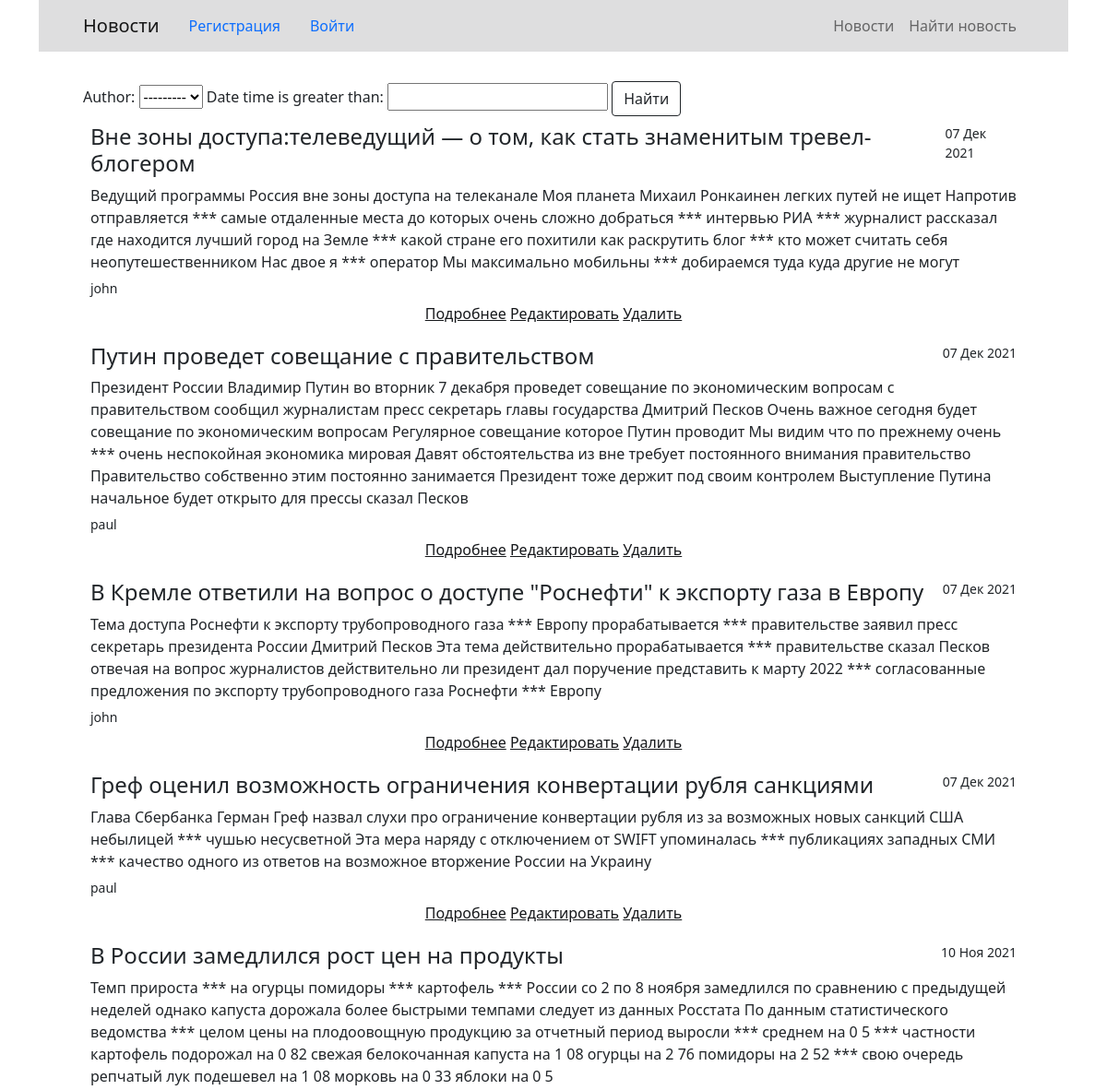
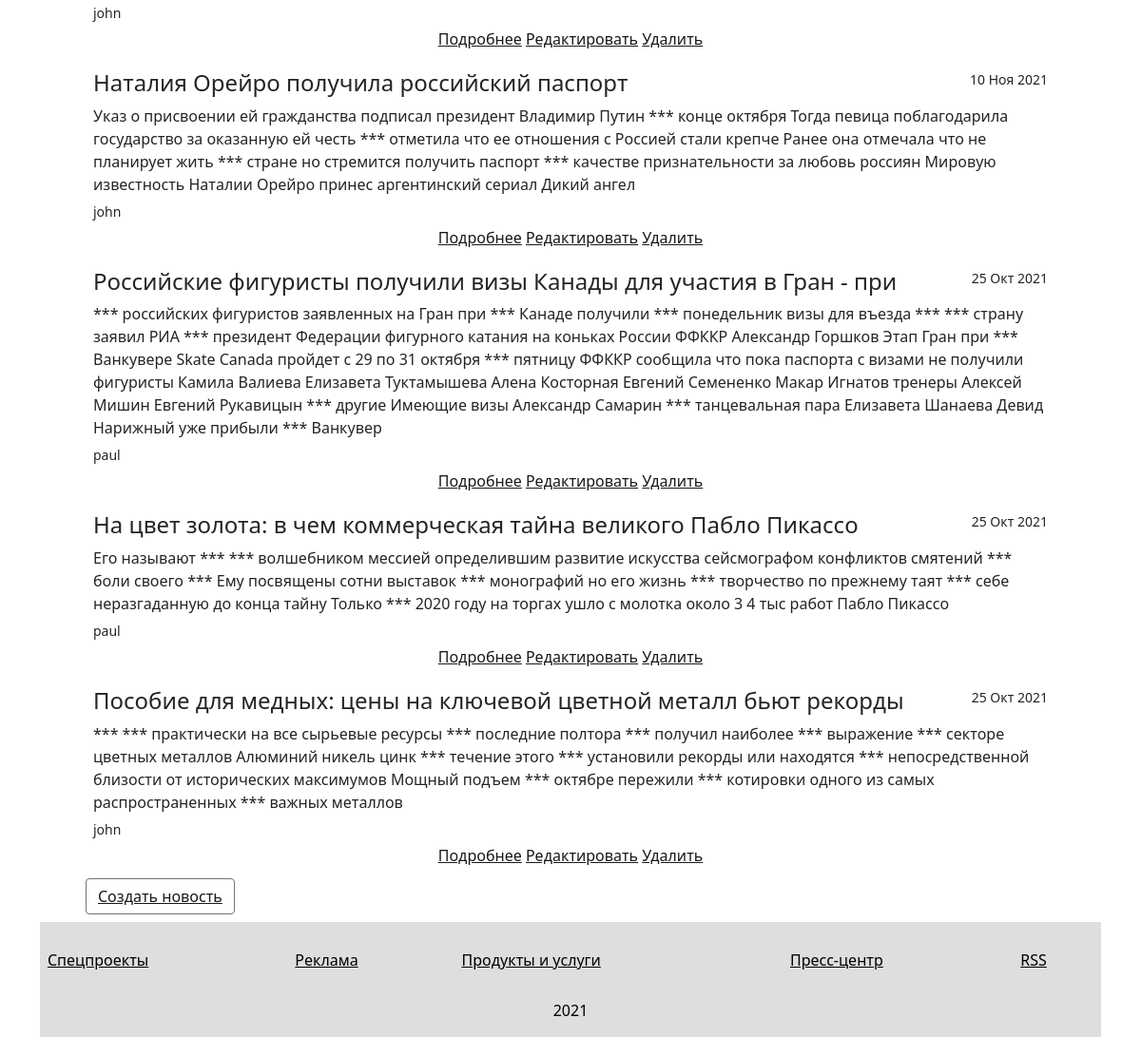
/news/search, run on the app's committed database (2 pictures, top to bottom).
### news/models.py (models this page shows, shortened)
class Post(models.Model):
    CHOICE_NEWS_OR_ARTICLE = [(1, 'News'), (2, 'Article')]
    news_or_article = models.IntegerField(choices=CHOICE_NEWS_OR_ARTICLE) # choises- список или кортеж,первым хранит значение, хранимое в БД, второй отображается виджетом формы
    header = models.CharField(max_length=255) # Первичный ключ доступен только для чтения
    text = models.TextField()
    date_time = models.DateTimeField(auto_now_add=True)
    rating = models.IntegerField(default=0)
    author = models.ForeignKey('Author', on_delete=models.CASCADE)
    categories = models.ManyToManyField('Category', through='PostCategory')

class Author(models.Model):
    user = models.OneToOneField(User, on_delete=models.CASCADE) # содержит аргументы полей модели
    rating = models.IntegerField(default=0)
    def __str__(self):
        return f'{self.user}'

### news/views.py (the view, shortened to what this page needs)
# urls.py: path('search', SearchList.as_view(), name='search'), # Список новостей и их сортировка
class SearchList(ListView):
    model = Post
    template_name = 'search.html'
    context_object_name = 'posts'
    ordering = ['-id']
    paginate_by = 0
    form_class = PostForm
    def get_context_data(self, **kwargs):
        context = super().get_context_data(**kwargs)
        context['filter'] = PostFilter(self.request.GET, queryset=self.get_queryset())
        context['categories'] = Category.objects.all()
        context['form'] = PostForm()
        return context

### news/forms.py
class PostForm(ModelForm):
    class Meta:
        model = Post
        fields = ['author', 'news_or_article', 'text', 'categories', 'header']

### news/templatetags/Censor.py (called while the page is built)
@register.filter(name='censor')
def censor(value, arg='*'):
    list_value = re.split(r'\W+', value) # создаем из строки список слов, который нужно будет проверить на цензуру
    for word in list_value:
        if word.lower() in profanity_list: # сравниваем каждое слово со списком нежелательных слов
            list_value[list_value.index(word)] = arg # если находится плохое слово, заменяем его значением,заданным в arg
        else:
            word
    return ' '.join(list_value) # возвращаем отредактированную строку

### news/templatetags/auth_extras.py (called while the page is built)
@register.filter(name='has_group')
def has_group(user, common):
    group = Group.objects.get(name=common)
    return True if group in user.groups.all() else False

### templates/search.html (shortened to what this page needs)
{% extends 'flatpages/default.html' %}
{% load Censor %}
{% load static %}
{% block content %}
<div class="container">
<form method="GET">
    {{ filter.form }}
    <button class="btn btn-outline-dark">Найти</button>
</form>
{% if posts %}
{% for post in filter.qs %}
    <div class="list-group p-2">
            <div class="flex-column align-items-start active">
                <div class="d-flex w-100 justify-content-between">
                    <h4 class="">{{ post.header }}</h4>
                    <small>{{post.date_time|date:'d M Y ' }}</small>
                </div>
{% if   post.news_or_article == 2 %}
    <p class="mb-1">{{ post.text|truncatewords:50|censor:"***" }}</p>
{% else %}
    <p class="mb-1">{{ post.text|censor:"***" }}</p>
{% endif %}
    <small>{{ post.author.user }}</small>
        <div class="p-1" style="text-align:center">
            <a style="color:#16181b" href="{% url 'post_detail' post.id %}">Подробнее</a>
                    <a style="color:#16181b" href="{% url 'post_update' post.id %}">Редактировать</a>
                    <a style="color:#16181b" href="{% url 'post_delete' post.id %}">Удалить </a>
        </div>
            </div>
    </div>
{% endfor %}
{% else %}
    <p>Новостей нет!</p>
{% endif %}
    <button class="btn btn-outline-secondary"><a  href="search/add" style="color:#16181b">Создать новость</a></button>
</div>
{% endblock content %}

### templates/flatpages/default.html (shortened to what this page needs)
<!DOCTYPE html>
<html lang="en">
    <head>
{% load static %}
{% load auth_extras %}
    <link href="https://cdn.jsdelivr.net/npm/bootstrap-icons@1.4.1/font/bootstrap-icons.css" rel="stylesheet" />
    <link href="{% static 'styles.css' %}" rel="stylesheet" />
    </head>
<body>
    <div class="container">
        <nav class="navbar navbar-expand-lg navbar-light bg-dark" style="--bs-bg-opacity: 0.15;">
            <div class="container px-lg-5">
                <a class="navbar-brand" href="/news">Новости</a>
                {% if request.user.is_authenticated %}
                        <a class="nav-item nav-link" href="/accounts/logout">Выход</a>
                {% else %}
                        <a class="nav-item nav-link" href="/accounts/signup">Регистрация</a>
                        <a class="nav-item nav-link" href="/accounts/login">Войти</a>
                {% endif %}
                <div class="collapse navbar-collapse" id="navbarSupportedContent" style="">
                    <ul class="navbar-nav ms-auto mb-2 mb-lg-0">
                        <li class="nav-item"><a class="nav-link" href="/news">Новости</a></li>
                        <li class="nav-item"><a class="nav-link" href="/news/search">Найти новость</a></li>
                    </ul>
                </div>
            </div>
        </nav>
    </div>
<div class="p-2">
    <section class="pt-4">
        <div class="container px-lg-5">
            {% block content %}
            {% endblock content %}
        </div>
    </section>
</div>
<div class="container">
    <footer class="py-3 bg-dark" style="--bs-bg-opacity: 0.15;">
        <div class="py-1">
        <table class="table">
            <td><a href="#" class="text-black">Спецпроекты</a></td>
            <td><a href="#" class="text-black">Реклама</a></td>
            <td><a href="#" class="text-black">Продукты и услуги</a></td>
            <td><a href="#" class="text-black">Пресс-центр</a></td>
            <td><a href="#" class="text-black">RSS</a></td>
        </table>
        </div>
    <div class="container"><p class="m-0 text-center text-black">2021</p></div>
    </footer>
</div>
</body>
</html>

### data on the page
Post: header "Вне зоны доступа:телеведущий — о том, как стать знаменитым тревел-блогером", date_time "07 Дек 2021", text|censor "Ведущий программы Россия вне зоны доступа на телеканале Моя планета Михаил Ронкаинен легких путей не ищет Напротив отправляется *** самые отдаленные места до которых очень сложно добраться *** интервью РИА *** журналист рассказал где находится лучший город на Земле *** какой стране его похитили как раскрутить блог *** кто может считать себя неопутешественником Нас двое я *** оператор Мы максимально мобильны *** добираемся туда куда другие не могут", author.user "john"
Post: header "Путин проведет совещание с правительством", date_time "07 Дек 2021", text|censor "Президент России Владимир Путин во вторник 7 декабря проведет совещание по экономическим вопросам с правительством сообщил журналистам пресс секретарь главы государства Дмитрий Песков Очень важное сегодня будет совещание по экономическим вопросам Регулярное совещание которое Путин проводит Мы видим что по прежнему очень *** очень неспокойная экономика мировая Давят обстоятельства из вне требует постоянного внимания правительство Правительство собственно этим постоянно занимается Президент тоже держит под своим контролем Выступление Путина начальное будет открыто для прессы сказал Песков", author.user "paul"
Post: header "В Кремле ответили на вопрос о доступе \"Роснефти\" к экспорту газа в Европу", date_time "07 Дек 2021", text|censor "Тема доступа Роснефти к экспорту трубопроводного газа *** Европу прорабатывается *** правительстве заявил пресс секретарь президента России Дмитрий Песков Эта тема действительно прорабатывается *** правительстве сказал Песков отвечая на вопрос журналистов действительно ли президент дал поручение представить к марту 2022 *** согласованные предложения по экспорту трубопроводного газа Роснефти *** Европу", author.user "john"
Post: header "Греф оценил возможность ограничения конвертации рубля санкциями", date_time "07 Дек 2021", text|censor "Глава Сбербанка Герман Греф назвал слухи про ограничение конвертации рубля из за возможных новых санкций США небылицей *** чушью несусветной Эта мера наряду с отключением от SWIFT упоминалась *** публикациях западных СМИ *** качество одного из ответов на возможное вторжение России на Украину", author.user "paul"
Post: header "В России замедлился рост цен на продукты", date_time "10 Ноя 2021", text|censor "Темп прироста *** на огурцы помидоры *** картофель *** России со 2 по 8 ноября замедлился по сравнению с предыдущей неделей однако капуста дорожала более быстрыми темпами следует из данных Росстата По данным статистического ведомства *** целом цены на плодоовощную продукцию за отчетный период выросли *** среднем на 0 5 *** частности картофель подорожал на 0 82 свежая белокочанная капуста на 1 08 огурцы на 2 76 помидоры на 2 52 *** свою очередь репчатый лук подешевел на 1 08 морковь на 0 33 яблоки на 0 5", author.user "john"
Post: header "Наталия Орейро получила российский паспорт", date_time "10 Ноя 2021", text|censor "Указ о присвоении ей гражданства подписал президент Владимир Путин *** конце октября Тогда певица поблагодарила государство за оказанную ей честь *** отметила что ее отношения с Россией стали крепче Ранее она отмечала что не планирует жить *** стране но стремится получить паспорт *** качестве признательности за любовь россиян Мировую известность Наталии Орейро принес аргентинский сериал Дикий ангел", author.user "john"
Post: header "Российские фигуристы получили визы Канады для участия в Гран - при", date_time "25 Окт 2021", text|censor "*** российских фигуристов заявленных на Гран при *** Канаде получили *** понедельник визы для въезда *** *** страну заявил РИА *** президент Федерации фигурного катания на коньках России ФФККР Александр Горшков Этап Гран при *** Ванкувере Skate Canada пройдет с 29 по 31 октября *** пятницу ФФККР сообщила что пока паспорта с визами не получили фигуристы Камила Валиева Елизавета Туктамышева Алена Косторная Евгений Семененко Макар Игнатов тренеры Алексей Мишин Евгений Рукавицын *** другие Имеющие визы Александр Самарин *** танцевальная пара Елизавета Шанаева Девид Нарижный уже прибыли *** Ванкувер", author.user "paul"
Post: header "На цвет золота: в чем коммерческая тайна великого Пабло Пикассо", date_time "25 Окт 2021", text|censor "Его называют *** *** волшебником мессией определившим развитие искусства сейсмографом конфликтов смятений *** боли своего *** Ему посвящены сотни выставок *** монографий но его жизнь *** творчество по прежнему таят *** себе неразгаданную до конца тайну Только *** 2020 году на торгах ушло с молотка около 3 4 тыс работ Пабло Пикассо", author.user "paul"
Post: header "Пособие для медных: цены на ключевой цветной металл бьют рекорды", date_time "25 Окт 2021", text|censor "*** *** практически на все сырьевые ресурсы *** последние полтора *** получил наиболее *** выражение *** секторе цветных металлов Алюминий никель цинк *** течение этого *** установили рекорды или находятся *** непосредственной близости от исторических максимумов Мощный подъем *** октябре пережили *** котировки одного из самых распространенных *** важных металлов", author.user "john"
